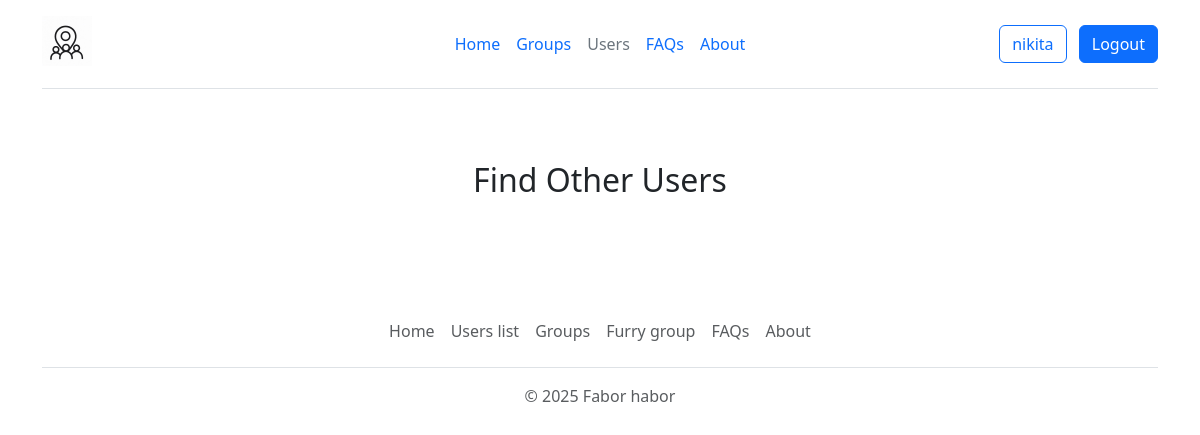
Page /users (signed in) on the earlier database version.
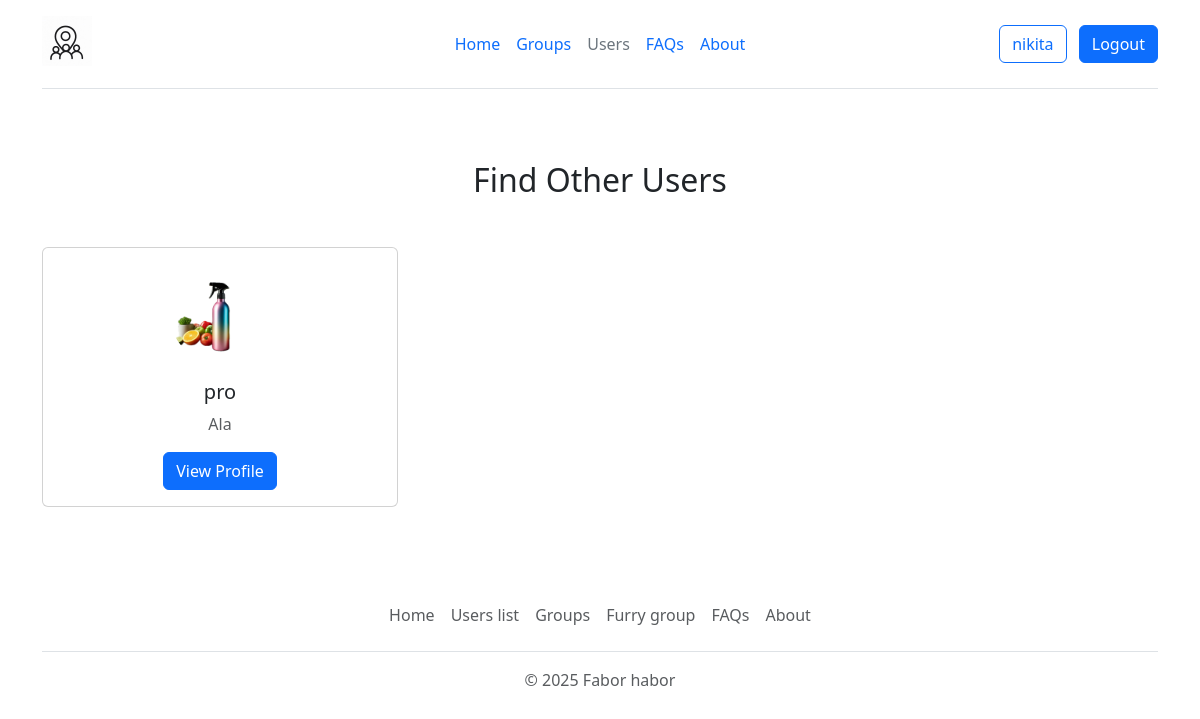
Same page on the later database version.
### app.py (models this page shows, shortened)
class User(db.Model):
    id = db.Column(db.Integer, primary_key=True)
    username = db.Column(db.String(20), unique=True, nullable=False)
    email = db.Column(db.String(256), unique=True, nullable=False)
    location = db.Column(db.String(20))
    image_profile = db.Column(db.String(20), nullable=False, default='default.jpg')
    password = db.Column(db.String(60), nullable=False)
    date_created = db.Column(db.DateTime, nullable=False, default=datetime.utcnow)
    posts = db.relationship('Post', backref='author', lazy=True)
    groups_admin = db.relationship('Group', backref='admin', lazy=True)

### app.py (the view)
@app.route('/users')
def users():
    if 'user_id' not in session:
        return redirect(url_for('login'))
    users = User.query.all()
    current_user = User.query.get(session['user_id'])
    return render_template('users.html', users=users, current_user=current_user)

### templates/users.html (shortened to what this page needs)
{% extends 'base.html' %}
{% block content %}
<div class="container py-5">
    <h2 class="text-center mb-5">Find Other Users</h2>
    <div class="row row-cols-1 row-cols-md-3 g-4">
        {% for user in users %}
        {% if user.id != current_user.id %}
        <div class="col">
            <div class="card h-100">
                <div class="card-body text-center">
                    <img src="/static/user_images/{{ user.image_profile }}" alt="{{ user.username }}'s avatar"
                         class="rounded-circle mb-3" style="width: 100px; height: 100px; object-fit: cover;">
                    <h5 class="card-title">{{ user.username }}</h5>
                    <p class="card-text text-muted">{{ user.location if user.location else 'No location set' }}</p>
                    <a href="{{ url_for('user_page', user_id=user.id) }}" class="btn btn-primary">View Profile</a>
                </div>
            </div>
        </div>
        {% endif %}
        {% endfor %}
    </div>
</div>
{% include 'footer.html'%}
{% endblock %}

Differences in the rows shown:
added User: image_profile (picture), username "pro", location "Ala"
